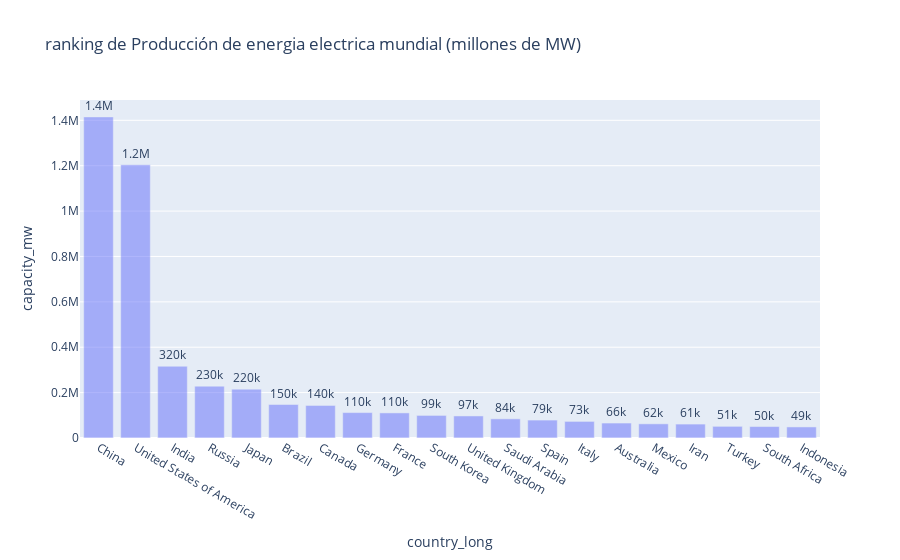

Source (notebook cell):
### Code cell
import plotly.express as px

fig = px.bar(df6, y='capacity_mw', x='country_long', text='capacity_mw', title="ranking de Producción de energia electrica mundial (millones de MW)", barmode="overlay")
fig.update_traces(texttemplate='%{text:.2s}', textposition='outside')
fig.update_layout(uniformtext_minsize=10, uniformtext_mode='hide')
fig.update_layout(barmode='overlay')
fig.show()

### Figure 1 — Plotly figure (JSON) as saved in the notebook; plotly's stock layout.template omitted (floating-point values rounded to 4 significant figures)
{"data": [{"alignmentgroup": "True", "hovertemplate": "country_long=%{x}<br>capacity_mw=%{text}<extra></extra>", "legendgroup": "", "marker": {"color": "#636efa", "opacity": 0.5, "pattern": {"shape": ""}}, "name": "", "offsetgroup": "", "orientation": "v", "showlegend": false, "text": [1415000.0, 1205000.0, 316100.0, 228200.0, 215400.0, 147600.0, 143600.0, 112000.0, 110600.0, 99470.0, 97160.0, 84340.0, 79040.0, 73100.0, 65850.0, 62370.0, 61360.0, 51440.0, 50420.0, 48750.0], "textposition": "outside", "texttemplate": "%{text:.2s}", "type": "bar", "x": ["China", "United States of America", "India", "Russia", "Japan", "Brazil", "Canada", "Germany", "France", "South Korea", "United Kingdom", "Saudi Arabia", "Spain", "Italy", "Australia", "Mexico", "Iran", "Turkey", "South Africa", "Indonesia"], "xaxis": "x", "y": [1415000.0, 1205000.0, 316100.0, 228200.0, 215400.0, 147600.0, 143600.0, 112000.0, 110600.0, 99470.0, 97160.0, 84340.0, 79040.0, 73100.0, 65850.0, 62370.0, 61360.0, 51440.0, 50420.0, 48750.0], "yaxis": "y"}], "layout": {"barmode": "overlay", "legend": {"tracegroupgap": 0}, "title": {"text": "ranking de Producción de energia electrica mundial (millones de MW)"}, "uniformtext": {"minsize": 10, "mode": "hide"}, "xaxis": {"anchor": "y", "domain": [0, 1], "title": {"text": "country_long"}}, "yaxis": {"anchor": "x", "domain": [0, 1], "title": {"text": "capacity_mw"}}}}
